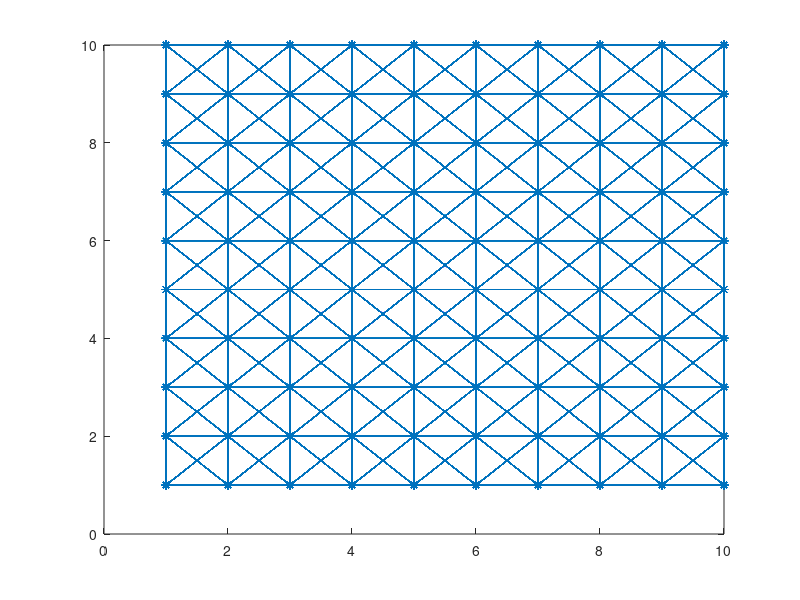

MATLAB code for this plot: (Note: this script raises an error after producing the figure.)
%Testing multi-objective optimization

clear
close all

tic

P_tr_thresh = 0.2;
% times = zeros(1,10);

% for z = 2:10
%build adjacency matrix
s =10;
V = s^2;
N = V^2;
i_vals = [];
j_vals = [];

minimum = 0.9;
maximum = 1.0;
P_tr = (maximum - minimum)*rand(V, 1) + minimum; %Prob. of traverse associated with each node. sqrt is to bias towards higher values.
P_tr = repmat(P_tr, V, 1);
% costs = 10*abs(randn(V,1));
costs = [.1 .7 .8 .7 .6 .2 .2 .3 .2 .1
       .5 .9 .7 .7 .3 .4 .5 .3 .1 .1
       .7 .6 .3 .2 .7 .5 .3 .1 .1 .1
       .2 .4 .9 .8 .5 .2 .2 .2 .1 .1
       .8 .9 .7 .4 .2 .1 .2 .3 .1 .8
       .2 .1 .1 .2 .8 .5 .4 .4 .1 .8
       .1 .6 .5 .6 .5 .4 .4 .2 .1 .1
       .3 .2 .1 .1 .1 .1 .2 .3 .1 .1
       .2 .2 .1 .1 .1 .2 .1 .1 .1 .1
       .1 .2 .2 .2 .4 .2 .1 .1 .1 .1];
costs = reshape(costs, 1, 100);

for i = 1:V    %for each row in adjacency matrix
   if (mod(i,s) >0) %if it isn't on the right edge of grid 
    j_vals(end+1) = i; %add node to right
    i_vals(end+1) = i+1;
   end

   if (mod(i, s) ~=1) %if node isn't on the left edge of grid
    j_vals(end+1) = i; %add node to left
    i_vals(end+1) = i-1;
   end
   
   if (i> s) %if vertex isn't on top of grid
    j_vals(end+1) = i ;   %add next node up
    i_vals(end+1) = i - s;
       if (mod(i,s) >0) %if it isn't on the right edge of grid 
        j_vals(end+1) = i; %add node to diagonal right
        i_vals(end+1) = i+1 - s;
       end

       if (mod(i, s) ~=1) %if node isn't on the left edge of grid
        j_vals(end+1) = i; %add node to diagonal left
        i_vals(end+1) = i-1 -s;
       end
   end
   
   if (i<=(V- s))   %if vertex isn't on bottom of grid
    j_vals(end+1) = i ;  %add next node down
    i_vals(end+1) = i+s ;
       if (mod(i,s) >0) %if it isn't on the right edge of grid 
        j_vals(end+1) = i; %add node to diagonal right
        i_vals(end+1) = i+1+ s;
       end

       if (mod(i, s) ~=1) %if node isn't on the left edge of grid
        j_vals(end+1) = i; %add node to diagonal left
        i_vals(end+1) = i-1+s;
       end
   end   
end



% %create coordinates
coords = [];
for i = 1:N
   block_no = ceil(i/V);
   V_no = i - (block_no-1)*V;

   row = mod(V_no,s);
   col = ceil(V_no/s);
      if (row==0) row = s; end 
   coords(end+1,:) = [row, col]; 
end

%create adjacency matrix
% vals = 10*abs(randn(length(i_vals), 1));  %generate random costs
vals = zeros(size(i_vals));
for i=1:length(i_vals)
    vals(i) = mean([costs(i_vals(i)), costs(j_vals(i))]);
end
a= sparse(i_vals, j_vals, vals); %one section of the adjacency matrix
adj = sparse(V^2, V^2);
for i=1:V-1 %assemble adjacency matrix from sections
   adj((i-1)*V+1:(i-1)*V+V, i*V+1:i*V+V) = a;
end
%  spy(adj)
gplot(adj, coords, '*-') %plot graph

[adj_i, adj_j, adj_v] = find(adj); %access rows and columns of adjacency matrix.

P_tr(V^2-V:V^2) = 1;
%d{i,1}(:,1) is minimum cost, d{i,1}(:,2) is total P_tr, d{i,1}(:,3) is path
%represented by that node.
d{N,2} = []; % array to list parent paths
% for i=1:N
%    d{i,2} = zeros(V);
% end
for i=(N-V+1):(N) %create d vector to store cost, P_tr, parents for each entry in adj.
   d{i,1} = [0 1 i];
%     d{i,1} = [0 1];
%     d{i,2}(1) = i;
end

for i=1:V
   d{i*V} = [0 1 i*V]; 
end


% d{N} = [0 1 N];
% d = d'; %make column vector

%For each column in adjacency matrix, find all connections.
%for each connection:
    %populate P_tr and cost
    %add all options to list in connected node
    %run pareto front for connected code

t = zeros(V, 2*V);
for i=1:V
    r = (1+(i-1)*V):i*V;
    t(i,i:(i+V-1)) = r; 
end

rows_to_do = [];
for i=1:2*V
   l = t(find(t(:,i)),i);
   rows_to_do(end+1:end+(length(l))) = l;
end
rows_to_do = fliplr(rows_to_do);

    
% for i=N:-1:1 %counting back from last populated column in adjacency matrix,
for i=rows_to_do
    col = i;
        V_col = mod(col, V);
        if (V_col==0) V_col = V; end 
    conns = find(adj(:,col)~=0);    %find entries in column col

    for j=1:length(conns)   %for each connection,
        if isempty(d{conns(j)})
            options = [];
        else
            options = d{conns(j),1}; %pull current pareto front
        end
        row = conns(j);             %row of current connection
        V_row = mod(row, V);
        if (V_row==0) V_row = V; end 

        new_options = [d{i,1}(:,1) + adj(row,col), d{i,1}(:,2)*P_tr(V_row), repmat(i, size(d{i,1}(:,1)))];   %list possible new paths
%           new_options = [d{i,1}(:,1) + adj(row,col), d{i,1}(:,2)*P_tr(V_row)];      
                %these possibilities come from a path through the current
                %node, i.
        
        for k=1:size(new_options,1) %if option violates P_tr, set penalty cost
           if new_options(k,2) < P_tr_thresh
            new_options(k,1) = new_options(k,1) + 1000;
           end
        end
    options = [options; new_options];

% build front 
%     inds = [];
    [front, inds] = prto(options);
%     front = prto(options);
   
    %put pareto front into list for connected node
    if isempty(front) 
        d{conns(j),1} = options;
%         d{conns(j),2} = repmat(i, size(options,1),1);
    else
        d{conns(j),1} = front;
%         d{conns(j),2} = d{conns(j),2}(inds);
    end
  
    end
end


time = toc;
% times(z) = time;

% end
% d{1}

% %extract best path
best_path = 1;
t = 1;
while (mod(t,V)>0) %while on a node that isn't the last node
    t = d{t}(1,3);    %find minimum cost path at node t
    best_path(end+1) = t;
    
%     t = path(end);
end
best_path
cost = d{1}(1)
Ptr = prod(P_tr(best_path))
time

% hold on
% for i=1:size((best_path),1)-1  %plot path 
%     plot(coordsbest_pathbp(i),1, coords(best_path(i),2), 'r*')
%     plot([coords(best_path(i),1), coords(best_path(i+1),1)],[coords(best_path(i),2), coords(best_path(i+1),2)], 'r-')    
% end
% axis off
% axis equal

hold on
for i=1:length(best_path)-1  %plot path
    plot(coords(best_path(i),1), coords(best_path(i),2), 'r*')
    plot([coords(best_path(i),1), coords(best_path(i+1),1)],[coords(best_path(i),2), coords(best_path(i+1),2)], 'r-', 'LineWidth', 4)    
end
axis off
axis equal